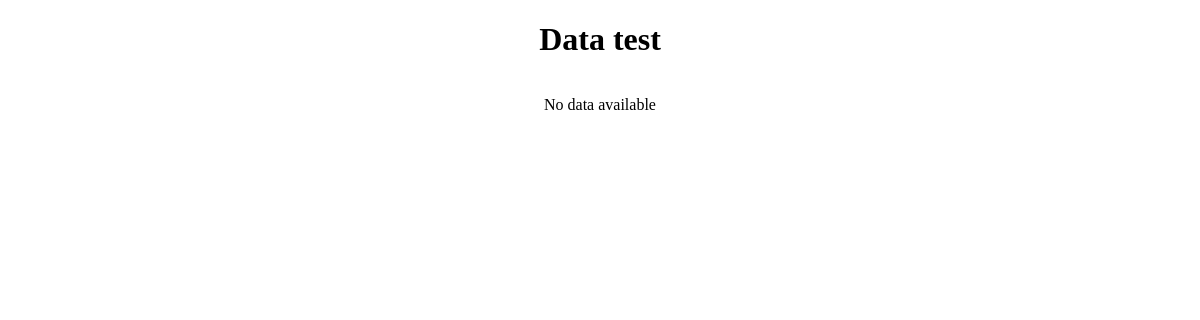
The app's page /homeCheck, older data.
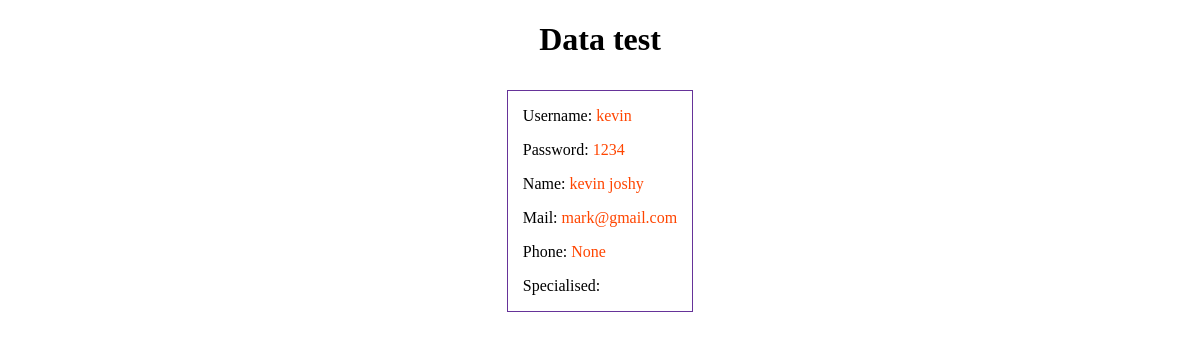
The same page, newer data.
### users/models.py (models this page shows, shortened)
class profiledatadb(models.Model):
    username=models.CharField(primary_key=True,max_length=15,unique=True)
    password = models.CharField(max_length=15)
    firstname=models.CharField(max_length=30)
    lastname=models.CharField(max_length=30)
    email = models.EmailField()
    profile_picture = models.ImageField(upload_to='Media/', blank=True, null=True, default='media/default_profile_picture.jpg')
    user_bio=models.TextField()
    phone=models.IntegerField(null=True)
    timestamp=models.DateTimeField(auto_now_add=True,null=True)

### users/views.py (the view)
# urls.py: path('homeCheck', views.homeCheck, name = 'homeCheck'),
def homeCheck(request):
    users = profiledatadb.objects.all()
    return render(request, 'homepage_test.html', {'allusers': users})

### templates/homepage_test.html (shortened to what this page needs)
{% load static %}
<!DOCTYPE html>
<html lang="en">
<head>
    <link rel="stylesheet" href="{% static 'css/home_test.css' %}">
</head>
<body>
    <center><h1>Data test</h1></center>
    <div class="parent-container">
        {% for user in allusers %}
        <div class="child-container">
            <p>Username: <span>{{user.username}}</span></p>
            <p>Password: <span>{{user.password}}</span></p>
            <p>Name: <span>{{user.firstname}} {{user.lastname}}</span></p>
            <p>Mail: <span>{{user.email}}</span></p>
            <p>Phone: <span>{{user.phone}}</span></p>
            <p>Specialised:</p>
        </div>
        {% empty %}
            <p>No data available</p>
        {% endfor %}
    </div>
</body>
</html>

Row changes from the older to the newer data that the page shows:
added profiledatadb: username "kevin", password "1234", firstname "kevin", lastname "joshy", email "mark@gmail.com", phone "None"
Text that changed along with them:
text no longer shown: "No data available"
